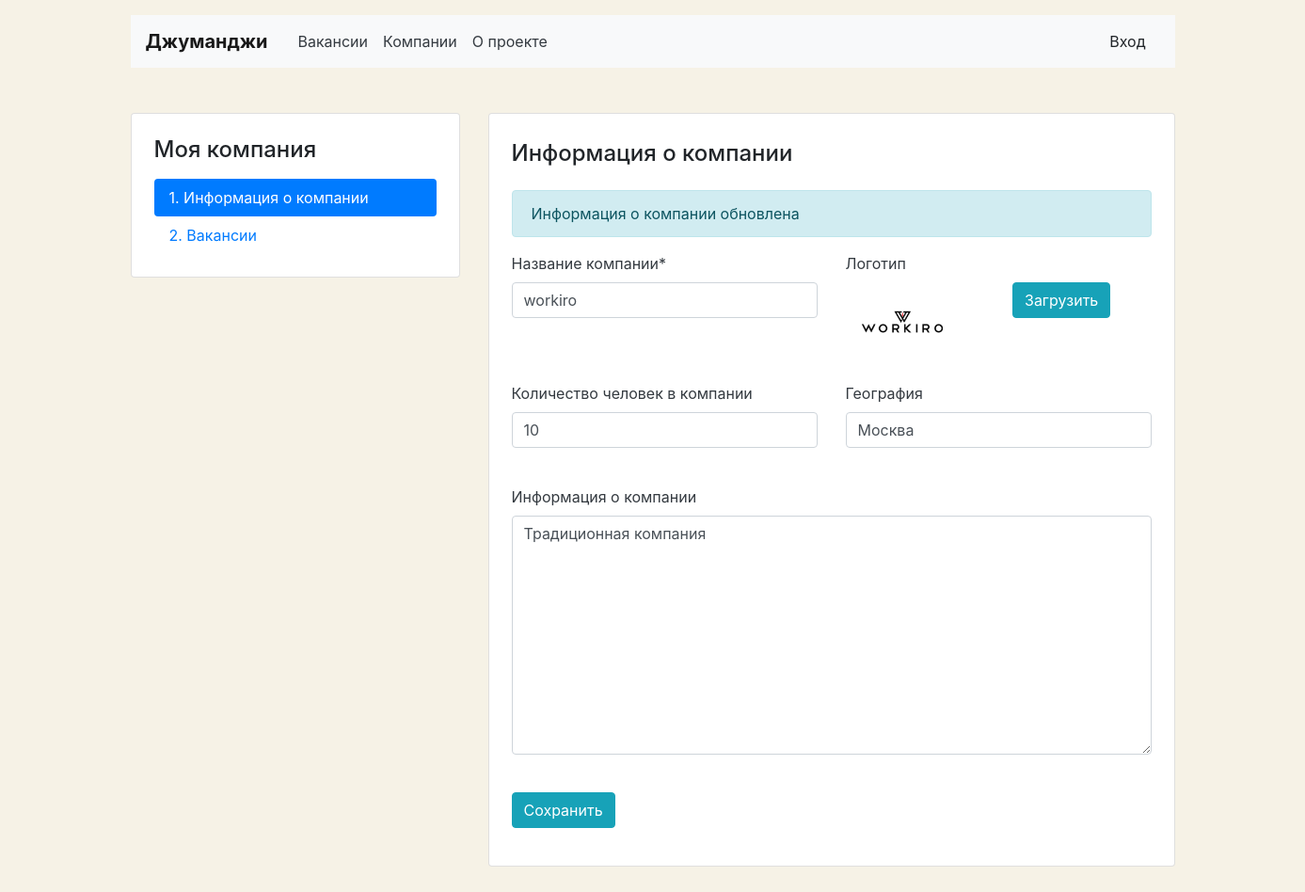
The app's page /company-edit/1/, older data.
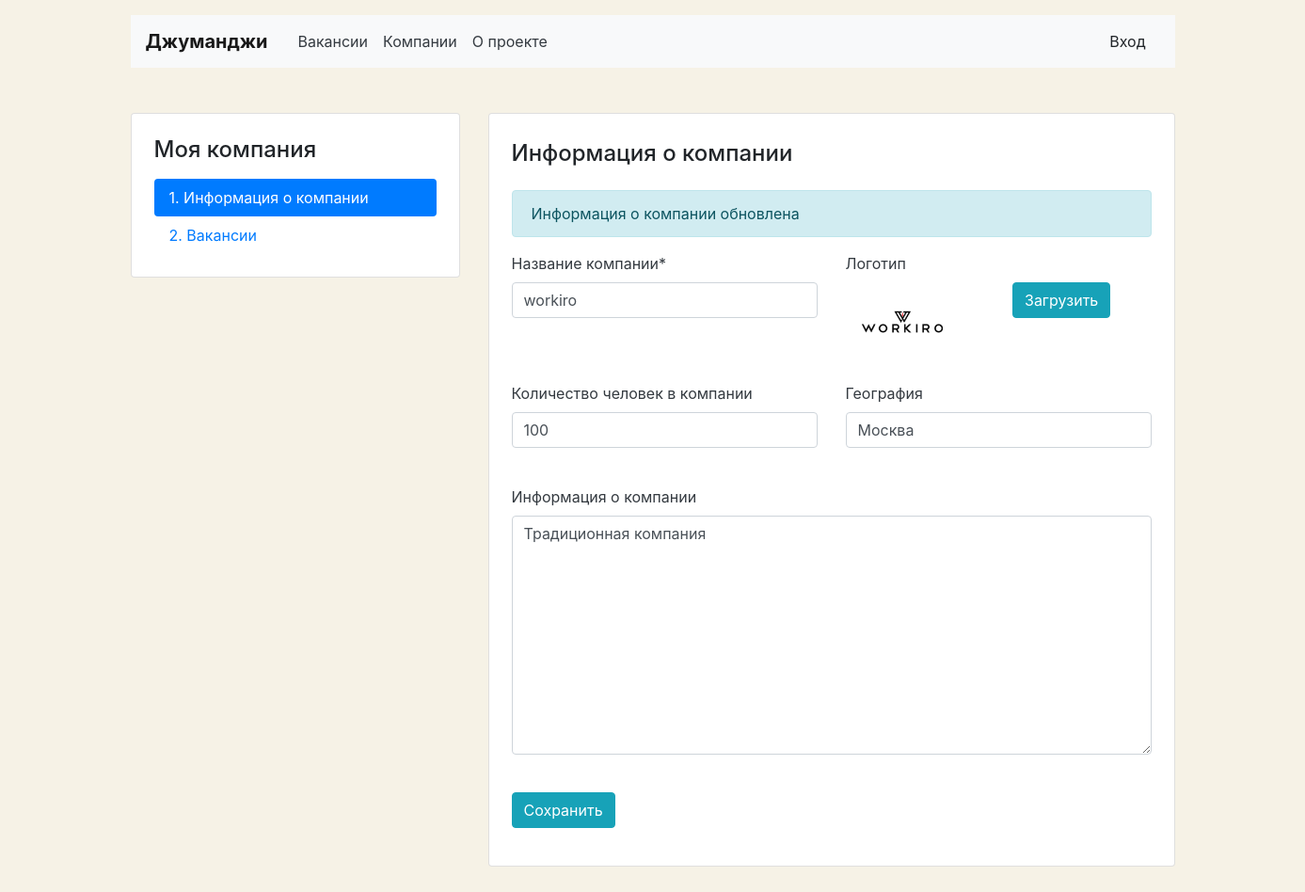
The same page, newer data.
### vacancies/models.py (models this page shows, shortened)
class Company(models.Model):
    name = models.CharField(max_length=100, verbose_name='Название компании')
    location = models.CharField(max_length=100, blank=True, verbose_name='География')
    logo = models.ImageField(upload_to='company_images', blank=True, verbose_name='Логотип')
    description = models.CharField(max_length=100, blank=True, verbose_name='Информация о компании')
    employee_count = models.IntegerField(verbose_name='Количество человек в компании', blank=True)
    owner = models.ForeignKey(User, related_name='companies', on_delete=models.CASCADE)

### vacancies/views.py (the view, shortened to what this page needs)
# urls.py: path('company-edit/<int:pk>/', views.CompanyEditView.as_view(), name='company-edit'),
class CompanyEditView(UpdateView):
    model = Company
    template_name = 'company-edit.html'
    form_class = CompanyForm

### vacancies/forms.py
class CompanyForm(forms.ModelForm):
    class Meta:
        model = Company
        fields = ['name', 'employee_count', 'location', 'description', 'logo']
        widgets = {
        'description': forms.Textarea(attrs={'class': 'form-control'}),
        }
    def __init__(self, *args, **kwargs):
        super().__init__(*args, **kwargs)
        self.helper = FormHelper()
        self.helper.form_method = 'POST'
        self.helper.add_input(Submit('submit', 'Сохранить', css_class='btn btn-info'))
        self.helper.form_class = 'col-12 col-md-6'
        self.helper.label_class = 'mb-2 text-dark'

### templates/company-edit.html (shortened to what this page needs)
{% extends 'personal_base.html' %}
{% block content %}
{% load crispy_forms_tags %}
  <main class="container mt-3 pb-5">
    <div class="row mt-5">
      <div class="col-12 col-lg-4">
        <aside class="pt-3 pb-4 px-4 mb-5 card">
          <h1 class="h4 pt-2 pb-2">Моя компания</h1>
          <div class="nav flex-column nav-pills">
            <a class="nav-link active" href="{% url 'vacancies:mycompany' %}">1. Информация о&nbsp;компании</a>
            <a class="nav-link" href="{% url 'vacancies:my_vacancies' %}">2. Вакансии</a>
          </div>
        </aside>
      </div>
      <div class="col-12 col-lg-8">
        <div class="card">
          <div class="card-body px-4 pb-4">
            <section class="tab-pane fade show active">
              <h2 class="h4 pt-2 pb-3">Информация о&nbsp;компании</h2>
              <p class="alert alert-info" role="alert">
                Информация о компании обновлена
              </p>
              <form enctype="multipart/form-data" class='form' method="POST">
                <div class="row">
                  <div class="col-12 col-md-6">
                    <div class="form-group pb-2">
                      {{ form.name|as_crispy_field}}
                    </div>
                  </div>
                  <div class="col-12 col-md-6">
                    <div class="form-group">
                      <label class="mb-2 text-dark" for="companyLogo">{{ form.logo.label }}</label>
                      <div class="row align-items-center">
                        <div class="col-6">
                          <img src="{{MEDIA_URL}}{{ form.logo.value.url }}" alt="" style="max-width: 120px;height: auto;">
                        </div>
                        <div class="col-6" style="position: relative;">
                          <div>
                            <label for="id_logo" class="btn btn-info">Загрузить</label>
                          </div>
                        </div>
                      </div>
                    </div>
                  </div>
                </div>
                <div class="row">
                  <div class="col-12 col-md-6">
                    <div class="form-group pb-2">
                      {{form.employee_count|as_crispy_field}}
                    </div>
                  </div>
                  <div class="col-12 col-md-6">
                    <div class="form-group pb-2">
                      {{form.location|as_crispy_field}}
                    </div>
                  </div>
                </div>
                <div class="form-group pb-2">
                 {{ form.description|as_crispy_field }}
                </div>
                <div class="form-group">
                  <input type="submit" class="btn btn-info" value="Сохранить">
                </div>
              </form>
              </section>
          </div>
        </div>
      </div>
    </div>
  </main>
{% endblock %}

Row changes from the older to the newer data that the page shows:
changed Company "workiro": employee_count "10" → "100"
